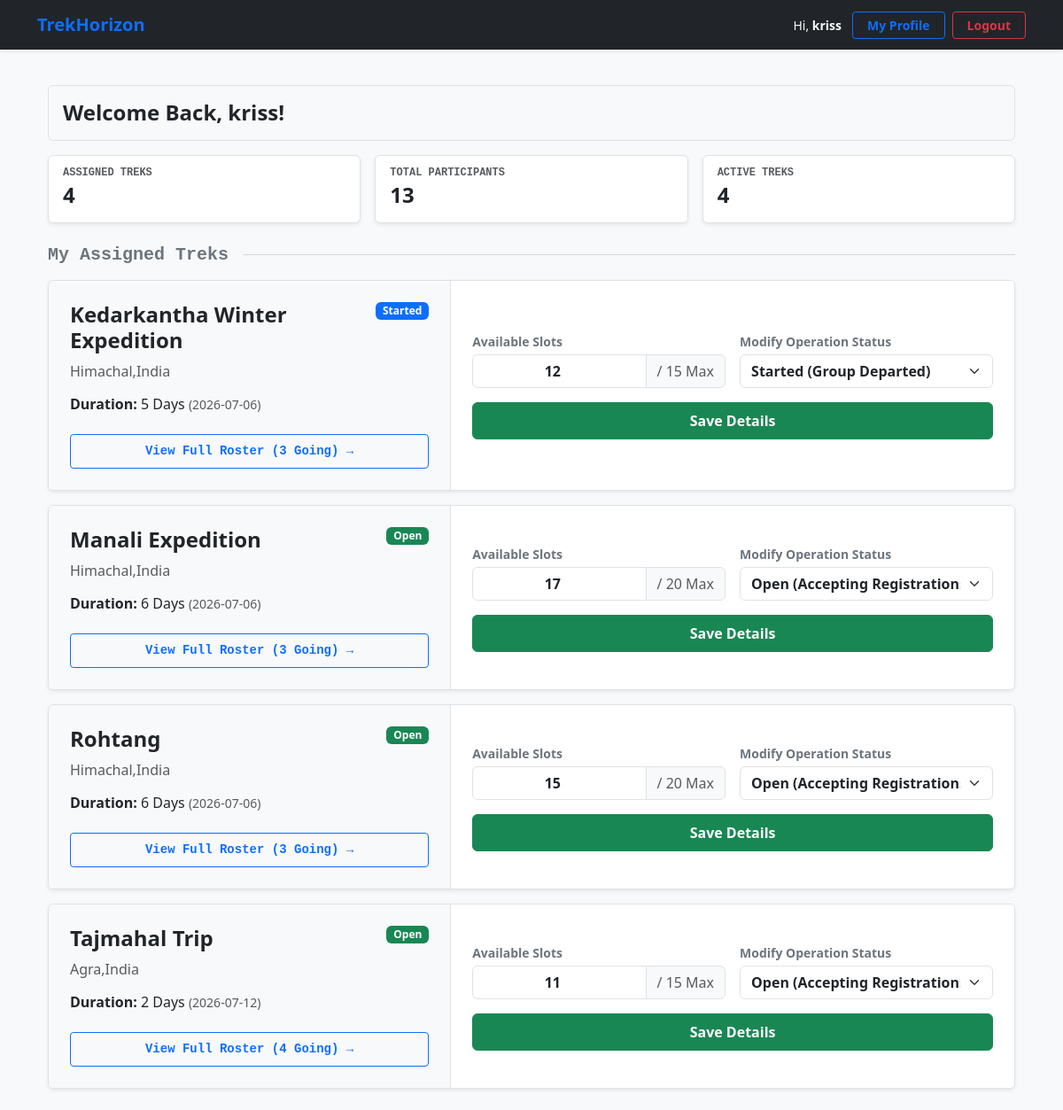
/dashboard (signed in), run on an earlier commit of the app's database.
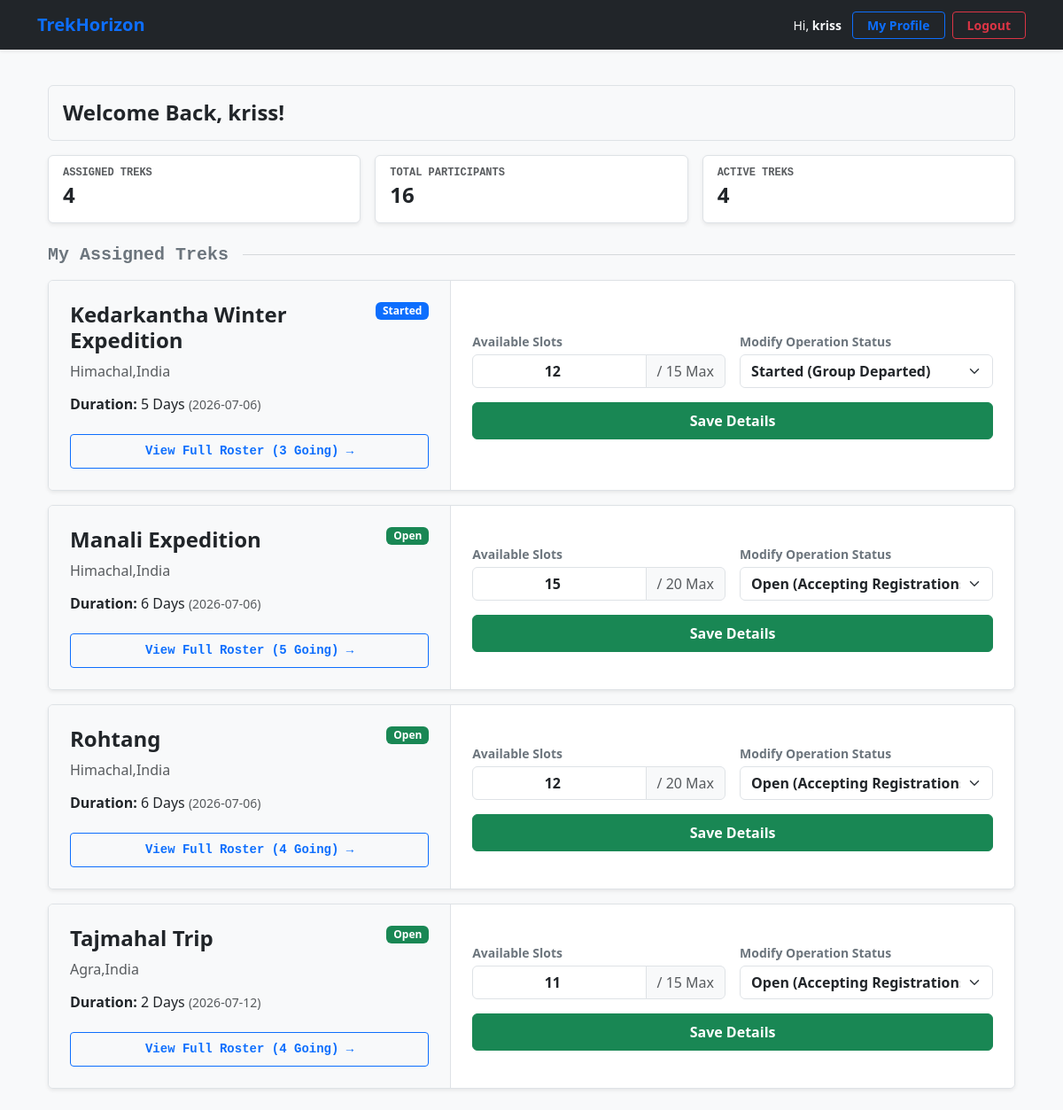
And on a later commit of the database.
### models.py (models this page shows)
class Trek(db.Model):
    trek_id = db.Column(db.Integer, primary_key=True, autoincrement=True)
    trek_name = db.Column(db.String(150), nullable=False)
    location = db.Column(db.String(150), nullable=False)
    difficulty = db.Column(db.Enum('Easy', 'Moderate', 'Hard', name='trek_difficulty'), nullable=False)
    duration_days = db.Column(db.Integer, nullable=False)
    available_slots = db.Column(db.Integer, nullable=False)
    max_slots = db.Column(db.Integer, nullable=False)
    start_date = db.Column(db.Date, nullable=False)
    end_date = db.Column(db.Date, nullable=False)
    status = db.Column(db.Enum('Pending', 'Started', 'Open', 'Closed', 'Completed', name='trek_status'), nullable=False)
    assigned_staff_id = db.Column(db.Integer, db.ForeignKey('user.user_id'), nullable=True)
    cost_per_person = db.Column(db.Float, nullable=False, default=0.0)
    meeting_point = db.Column(db.String(255), nullable=True)
    description = db.Column(db.Text, nullable=True)
    bookings = db.relationship('Booking', backref='trek', lazy=True)

### app.py (the view, shortened to what this page needs)
@app.route('/dashboard')
def dashboard():
    if 'user_id' not in session:
        return redirect('/login')
    role = session['user_role']
    user_id = session['user_id']
    if role == 'Admin':
        pending_staff = User.query.filter_by(role='Staff', status='Pending').count()
        all_active_treks = Trek.query.filter_by(status='Open').count()
        trekker_count = User.query.filter_by(role='Trekker').count()
        staff_count = User.query.filter_by(role='Staff').count()
        return render_template('adminhomepage.html',
                           staff_requests=pending_staff,
                           total_treks=all_active_treks,
                           trekker_count=trekker_count,
                           staff_count=staff_count)
    elif role == 'Staff':
        assigned_treks = Trek.query.filter_by(assigned_staff_id=user_id).all()
        return render_template('staffhomepage.html' , treks=assigned_treks )
    return redirect('/login')

### templates/staffhomepage.html (shortened to what the changed rows need)
{% extends 'base.html' %}
{% block content %}
{% set stats = namespace(participants=0, active=0) %}
{% for trek in treks %}
    {% set stats.participants = stats.participants + trek.bookings|length %}
    {% if trek.status in ['Open', 'Started', 'Ongoing'] %}
        {% set stats.active = stats.active + 1 %}
    {% endif %}
{% endfor %}
<div class="container mt-3">
    <div class="row g-3 mb-4">
        <div class="col-md-4">
            <div class="card border shadow-sm h-100">
                <div class="card-body d-flex align-items-center py-3">
                    <div>
                        <h6 class="card-subtitle text-muted mb-1 text-uppercase small font-monospace fw-bold" style="font-size: 0.75rem;">Total Participants</h6>
                        <h4 class="card-title mb-0 fw-bold">{{ stats.participants }}</h4>
                    </div>
                </div>
            </div>
        </div>
    </div>
    <div class="row g-3">
        {% for trek in treks %}
        <div class="col-12">
            <div class="card border shadow-sm w-100 overflow-hidden">
                <div class="row g-0 align-items-stretch">
                    <div class="col-md-5 bg-light p-4 d-flex flex-column justify-content-between border-end">
                        <div>
                            <div class="d-flex justify-content-between align-items-start mb-2">
                                <h4 class="text-dark fw-bold mb-0">{{ trek.trek_name }}</h4>
                                <span class="badge {% if trek.status == 'Open' %}bg-success{% elif trek.status == 'Started' %}bg-primary{% elif trek.status == 'Ongoing' %}bg-info text-dark{% elif trek.status == 'Closed' %}bg-danger{% elif trek.status == 'Pending' %}bg-warning text-dark{% else %}bg-secondary{% endif %} fs-8">
                                    {{ trek.status }}
                                </span>
                            </div>
                            <p class="text-muted mb-3"> {{ trek.location }}</p>
                            <h6 class="mb-0 text-dark">
                                <strong> Duration:</strong> {{ trek.duration_days }} Days
                                <span class="text-muted small">({{ trek.start_date }})</span>
                            </h6>
                        </div>
                        <div class="mt-4">
                            <a href="/staff/trek/{{ trek.trek_id }}/roster" class="btn btn-sm btn-outline-primary w-100 py-2 font-monospace fw-bold">
                                 View Full Roster ({{trek.bookings|length }} Going) →
                            </a>
                        </div>
                    </div>
                    <div class="col-md-7 p-4 bg-white d-flex flex-column justify-content-center">
                        <form action="/staff/update_trek/{{ trek.trek_id }}" method="POST">
                            <div class="row g-3 align-items-end">
                                <div class="col-sm-6">
                                    <label class="form-label text-secondary small fw-bold mb-1">Available Slots</label>
                                    <div class="input-group">
                                        <input type="number" name="available_slots" class="form-control text-center fw-bold"
                                               value="{{ trek.available_slots }}" min="0" max="{{ trek.max_slots }}">
                                        <span class="input-group-text bg-light text-muted">/ {{ trek.max_slots }} Max</span>
                                    </div>
                                </div>
                                <div class="col-sm-6">
                                    <label class="form-label text-secondary small fw-bold mb-1">Modify Operation Status</label>
                                    <select name="status" class="form-select fw-bold">
                                        <optgroup label="Booking Availability">
                                            <option value="Open" {% if trek.status == 'Open' %}selected{% endif %}>Open (Accepting Registrations)</option>
                                        </optgroup>
                                    </select>
                                </div>
                                <div class="col-12 mt-3">
                                    <button type="submit" class="btn btn-success w-100 py-2 fw-bold">Save Details</button>
                                </div>
                            </div>
                        </form>
                    </div>
                </div>
            </div>
        </div>
        {% else %}
        <div class="col-12 text-center text-muted py-5">
            <p class="mb-1 fs-5"> No treks are appearing for your staff profile.</p>
        </div>
        {% endfor %}
    </div>
</div>
{% endblock %}

What changed in the data, as far as the page shows it:
changed Trek "Manali Expedition": bookings|length "3" → "5"; available_slots "17" → "15"
changed Trek "Rohtang": bookings|length "3" → "4"; available_slots "15" → "12"
Also different on the page:
{{ stats.participants }}: "13" → "16"
